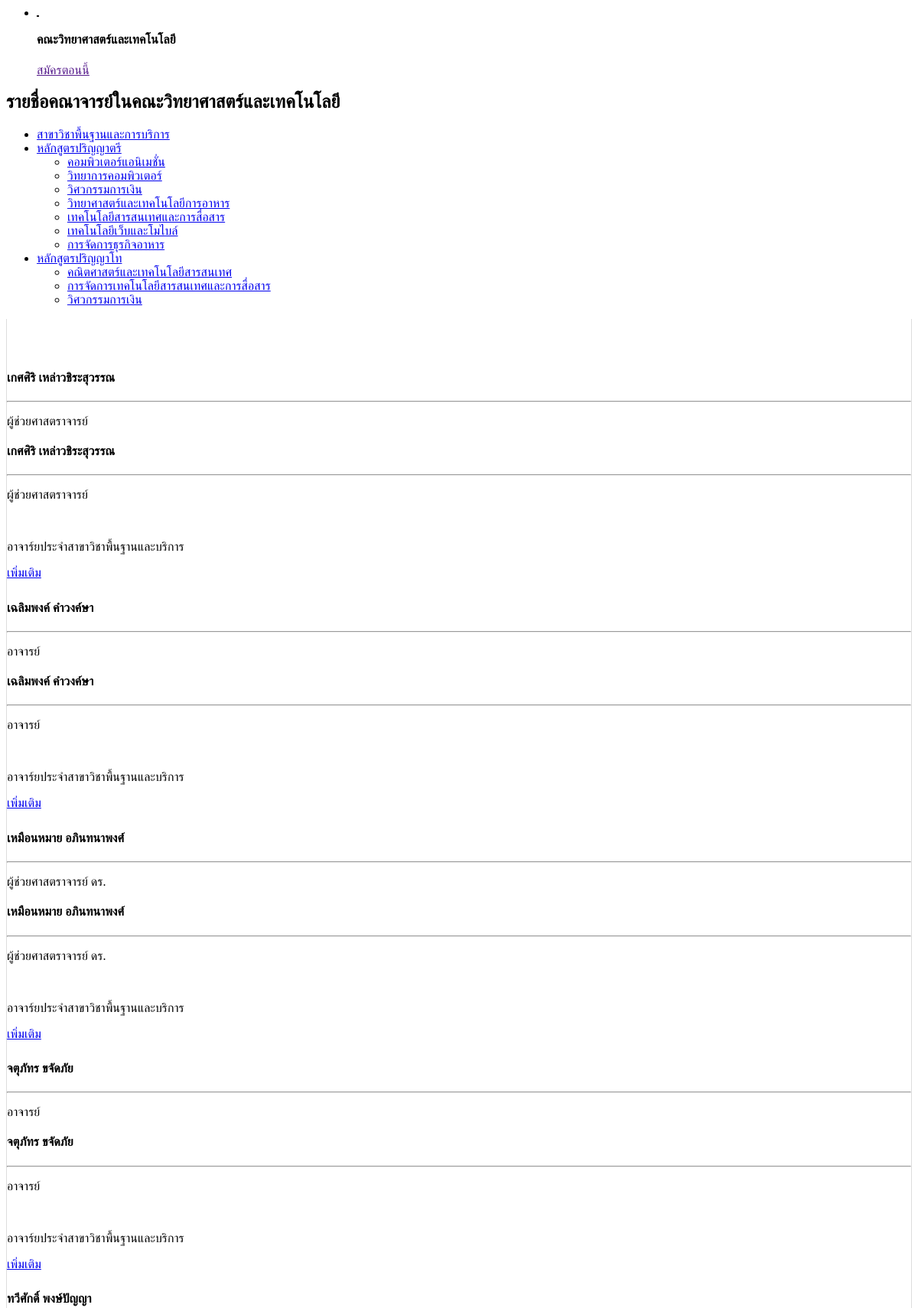
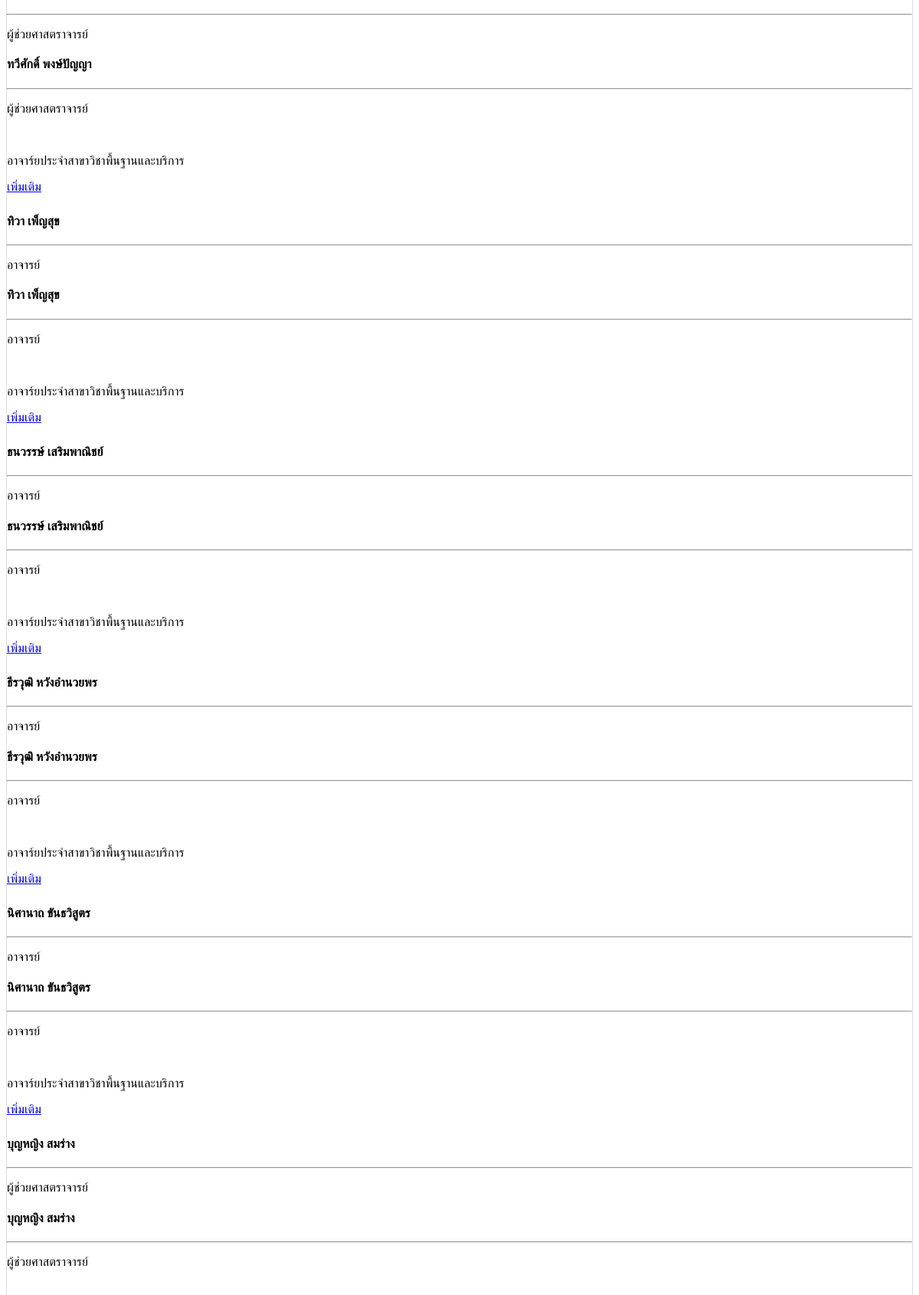
Page /pages/instructors.php (upper part) on the committed database (2 pictures, top to bottom).
### tables this page shows
CREATE TABLE IF NOT EXISTS `course` (
  `courseID` int(11) NOT NULL,
  `degree` enum('B','M','D','O') NOT NULL COMMENT 'B=Bachelor, M=Master, D=Doctorial, O=Other',
  `courseName` varchar(100) NOT NULL,
  `status` enum('A','P','C') NOT NULL COMMENT 'A=Active, P=Pre-Close, C=Closed'
);

CREATE TABLE IF NOT EXISTS `instructor` (
  `instructorID` int(11) NOT NULL,
  `post` varchar(50) NOT NULL,
  `firstname` varchar(50) NOT NULL,
  `lastname` varchar(50) NOT NULL,
  `email` varchar(100) NOT NULL,
  `courseID` int(11) NOT NULL,
  `website` varchar(250) NOT NULL,
  `status` enum('A','I','P') NOT NULL DEFAULT 'A'
);

### config.php (called while the page is built, shortened)
<?php
class Dbconfig {
    function __construct() {
        $this -> serverName = 'localhost';
        $this -> userName = 'science';
        $this -> passCode = 'pass';
        $this -> dbName = 'science';
    }
}
?>

### class/instructors.php (the view, shortened to what this page needs)
<?php
	class instructors extends Dbconfig {
		function Mysql()		{
			$dbPara = new Dbconfig();
			$this -> databaseName = $dbPara -> dbName;
			$this -> userName = $dbPara -> userName;
			$this -> passCode = $dbPara ->passCode;
		}
		function dbConnect()		{
				$this -> pdo = new PDO("mysql:dbname={$this -> databaseName};host={$this -> serverName};charset=utf8", $this -> userName, $this -> passCode);
				return $this -> pdo;
		}
		public function getInsList($course='%',$type='col'){
			$sth = $this -> pdo -> prepare("SELECT *,`instructor`.`status` AS `insStatus` FROM `instructor` RIGHT JOIN `course` ON `instructor`.`courseID` = `course`.`courseID` WHERE `instructor`.`courseID` LIKE '$course'");
			$sth -> execute();
			$out = '';
			while($row = $sth->fetch(PDO::FETCH_ASSOC)) {
				if($type=='col'){
					$preOut = '
					<div class="col-md-4 team-box col-sm-6 wow pulse" data-wow-delay=".3s">
						<div class="team-box">
							<img src="images/ins/cover.png" style="background:url(\'images/ins/index.php?instructorID='.$row['instructorID'].'\') no-repeat top center;background-size:cover;" alt="'.$row['firstname'].' '.$row['lastname'].'">
							<div class="team-box-inner">
								<h4>'.$row['firstname'].' '.$row['lastname'].'</h4>
								<div class="line"></div>
									<hr>
									<p>'.$row['post'].'</p>
								</div>
								<div class="team-desc-hover">
									<h4>'.$row['firstname'].' '.$row['lastname'].'</h4>
									<hr>
									<p>'.$row['post'].'</p>
									<br>
									<p>อาจาร์ยประจำสาขาวิชา'.$row['courseName'].'</p>
									<a href="?page=instructor&instructorID='.$row['instructorID'].'" class="btn btn-primary black">เพิ่มเติม</a>
								</div>
						</div>
					</div>
					';
					$out .= $preOut;
				}else {
					$out = 'N/A';
				}
			}
			return $out;
		}
		public function getCourseList($degree){
			$sth = $this -> pdo -> prepare("SELECT * FROM `course` WHERE `degree` = '$degree'");
			$sth -> execute();
			$out = '';
			while($row = $sth->fetch(PDO::FETCH_ASSOC)) {
				$out .= '<li><a href="#course'.$row['courseID'].'" tabindex = "-1" data-toggle="tab">'.$row['courseName'].'</a></li>';
			}
			return $out;
		}
	}
?>

### pages/instructors.php (style rules this page uses)
.tab-content .tab-pane img { display: inline-block; float: none ; margin-right: 0px; }
.team-desc-hover { width: 100%; }

### rows in the picture
course: courseName "คอมพิวเตอร์แอนิเมชั่น"
course: courseName "วิทยาการคอมพิวเตอร์"
course: courseName "วิศวกรรมการเงิน"
course: courseName "วิทยาศาสตร์และเทคโนโลยีการอาหาร"
course: courseName "เทคโนโลยีสารสนเทศและการสื่อสาร"
course: courseName "เทคโนโลยีเว็บและโมไบล์"
course: courseName "การจัดการธุรกิจอาหาร"
course: courseName "คณิตศาสตร์และเทคโนโลยีสารสนเทศ"
course: courseName "การจัดการเทคโนโลยีสารสนเทศและการสื่อสาร"
course: courseName "วิศวกรรมการเงิน"
instructor: firstname "เกศศิริ", lastname "เหล่าวชิระสุวรรณ", post "ผู้ช่วยศาสตราจารย์"
course: courseName "พื้นฐานและบริการ พื้นฐานและบริการ พื้นฐานและบริการ พื้นฐานและบริการ พื้นฐานและบริการ พื้นฐานและบริการ พื้นฐานและบริการ พื้นฐานและบริการ พื้นฐานและบริการ"
instructor: firstname "เฉลิมพงค์", lastname "คำวงค์ษา", post "อาจารย์"
instructor: firstname "เหมือนหมาย", lastname "อภินทนาพงศ์", post "ผู้ช่วยศาสตราจารย์ ดร."
instructor: firstname "จตุภัทร", lastname "ขจัดภัย", post "อาจารย์"
instructor: firstname "ทวีศักดิ์", lastname "พงษ์ปัญญา", post "ผู้ช่วยศาสตราจารย์"
instructor: firstname "ทิวา", lastname "เพ็ญสุข", post "อาจารย์"
instructor: firstname "ธนวรรษ์", lastname "เสริมพาณิชย์", post "อาจารย์"
instructor: firstname "ธีรวุฒิ", lastname "หวังอำนวยพร", post "อาจารย์"
instructor: firstname "นิศานาถ", lastname "ขันธวิสูตร", post "อาจารย์"
instructor: firstname "บุญหญิง", lastname "สมร่าง", post "ผู้ช่วยศาสตราจารย์"
